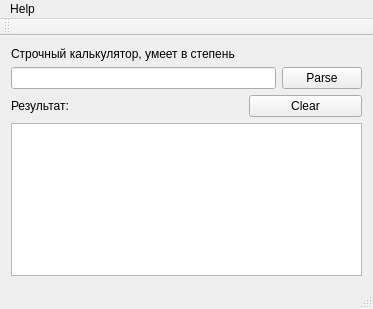
<?xml version="1.0" encoding="UTF-8"?>
<ui version="4.0">
 <class>MainWindow</class>
 <widget class="QMainWindow" name="MainWindow">
  <property name="geometry">
   <rect>
    <x>0</x>
    <y>0</y>
    <width>373</width>
    <height>309</height>
   </rect>
  </property>
  <property name="windowTitle">
   <string>MyLittleParser</string>
  </property>
  <widget class="QWidget" name="centralWidget">
   <layout class="QGridLayout" name="gridLayout">
    <item row="0" column="0">
     <layout class="QVBoxLayout" name="verticalLayout_3">
      <item>
       <layout class="QVBoxLayout" name="verticalLayout_2">
        <item>
         <layout class="QVBoxLayout" name="verticalLayout">
          <item>
           <widget class="QLabel" name="label">
            <property name="text">
             <string>Строчный калькулятор, умеет в степень</string>
            </property>
           </widget>
          </item>
          <item>
           <layout class="QHBoxLayout" name="horizontalLayout">
            <item>
             <widget class="QLineEdit" name="lineEdit">
              <property name="text">
               <string/>
              </property>
             </widget>
            </item>
            <item>
             <widget class="QPushButton" name="pushButton">
              <property name="text">
               <string>Parse</string>
              </property>
             </widget>
            </item>
           </layout>
          </item>
         </layout>
        </item>
        <item>
         <layout class="QHBoxLayout" name="horizontalLayout_2">
          <item>
           <widget class="QLabel" name="label_2">
            <property name="text">
             <string>Результат:</string>
            </property>
           </widget>
          </item>
          <item>
           <widget class="QLabel" name="result">
            <property name="text">
             <string/>
            </property>
           </widget>
          </item>
          <item>
           <widget class="QPushButton" name="pushButton_2">
            <property name="text">
             <string>Clear</string>
            </property>
           </widget>
          </item>
         </layout>
        </item>
       </layout>
      </item>
      <item>
       <widget class="QPlainTextEdit" name="plainTextEdit">
        <property name="readOnly">
         <bool>true</bool>
        </property>
       </widget>
      </item>
     </layout>
    </item>
   </layout>
  </widget>
  <widget class="QMenuBar" name="menuBar">
   <property name="geometry">
    <rect>
     <x>0</x>
     <y>0</y>
     <width>373</width>
     <height>21</height>
    </rect>
   </property>
   <widget class="QMenu" name="menuAbout">
    <property name="title">
     <string>Help</string>
    </property>
    <addaction name="actionAbout"/>
   </widget>
   <addaction name="menuAbout"/>
  </widget>
  <widget class="QToolBar" name="mainToolBar">
   <attribute name="toolBarArea">
    <enum>TopToolBarArea</enum>
   </attribute>
   <attribute name="toolBarBreak">
    <bool>false</bool>
   </attribute>
  </widget>
  <widget class="QStatusBar" name="statusBar"/>
  <action name="actionAbout">
   <property name="text">
    <string>About</string>
   </property>
  </action>
 </widget>
 <layoutdefault spacing="6" margin="11"/>
 <tabstops>
  <tabstop>pushButton</tabstop>
  <tabstop>lineEdit</tabstop>
  <tabstop>pushButton_2</tabstop>
  <tabstop>plainTextEdit</tabstop>
 </tabstops>
 <resources/>
 <connections>
  <connection>
   <sender>pushButton</sender>
   <signal>clicked()</signal>
   <receiver>MainWindow</receiver>
   <slot>sendString()</slot>
   <hints>
    <hint type="sourcelabel">
     <x>337</x>
     <y>77</y>
    </hint>
    <hint type="destinationlabel">
     <x>370</x>
     <y>46</y>
    </hint>
   </hints>
  </connection>
  <connection>
   <sender>pushButton_2</sender>
   <signal>clicked()</signal>
   <receiver>plainTextEdit</receiver>
   <slot>clear()</slot>
   <hints>
    <hint type="sourcelabel">
     <x>297</x>
     <y>113</y>
    </hint>
    <hint type="destinationlabel">
     <x>276</x>
     <y>175</y>
    </hint>
   </hints>
  </connection>
  <connection>
   <sender>pushButton_2</sender>
   <signal>clicked()</signal>
   <receiver>result</receiver>
   <slot>clear()</slot>
   <hints>
    <hint type="sourcelabel">
     <x>321</x>
     <y>106</y>
    </hint>
    <hint type="destinationlabel">
     <x>217</x>
     <y>109</y>
    </hint>
   </hints>
  </connection>
 </connections>
 <slots>
  <slot>sendString()</slot>
 </slots>
</ui>
